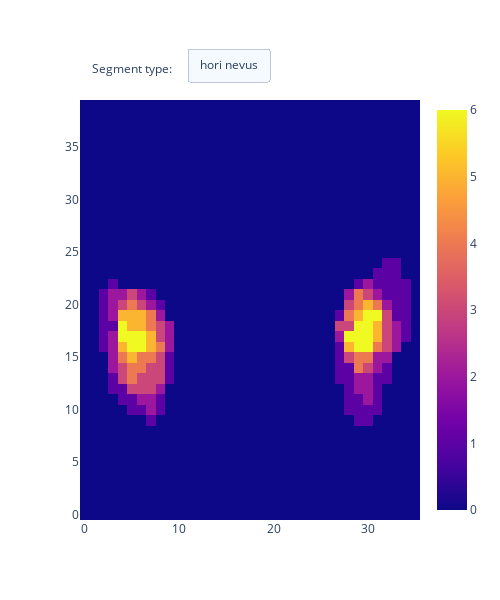

Notebook source saved alongside this figure:
### Code cell
import plotly.express as px
import plotly.graph_objects as go 
fig = go.Figure()

buttons = [] 
visible_list = [False] * (len(face_heatmaps.keys()) + 1)


for idx, (label, heatmap_data) in enumerate(face_heatmaps.items()):
    fig.add_trace(go.Heatmap(z=face_heatmaps[label][::-1]))

current_visible_list = visible_list.copy()
current_visible_list[0] = True
current_visible_list[idx+1] = True
button = dict(
    method='update',
    label=label, 
    args=[{'visible': current_visible_list}]
)
buttons.append(button)

fig.update_layout(
    updatemenus=[
        dict(
            type = "buttons",
            direction = "left",
            buttons=buttons[::-1],
            pad={"l":70, "t": -10},
            showactive=True,
            x=0.11,
            xanchor="left",
            y=1.1,
            yanchor="top"
        ),
        
    ], 
    width=500,
    height=600
)

# Add annotation
fig.update_layout(
    annotations=[
        dict(text="Segment type:", showarrow=False,
                            x=5, y=1.10, yref="paper", align="left")
    ]
)

fig.show()

### Figure 1 — Plotly figure (JSON) as saved in the notebook; plotly's stock layout.template omitted (floating-point values rounded to 4 significant figures; data arrays with more than 128 entries replaced by an {"elided": "..."} marker saying what was removed)
{"data": [{"type": "heatmap", "z": {"elided": "40x36 int values"}}], "layout": {"annotations": [{"align": "left", "showarrow": false, "text": "Segment type:", "x": 5, "y": 1.1, "yref": "paper"}], "height": 600, "updatemenus": [{"buttons": [{"args": [{"visible": [true, true]}], "label": "hori nevus", "method": "update"}], "direction": "left", "pad": {"l": 70, "t": -10}, "showactive": true, "type": "buttons", "x": 0.11, "xanchor": "left", "y": 1.1, "yanchor": "top"}], "width": 500}}
